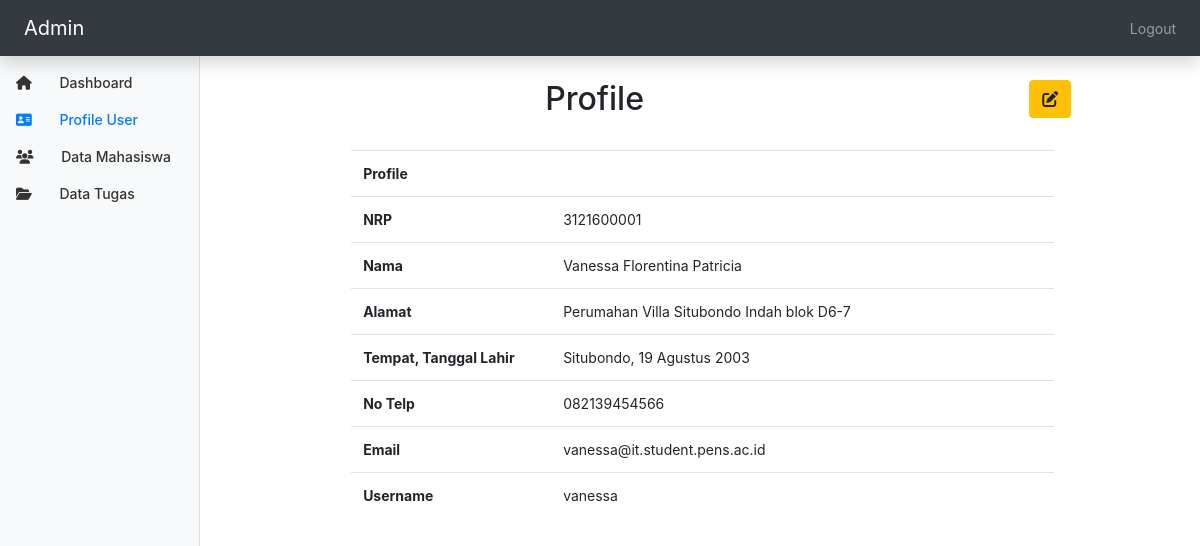
The page /profile.php (signed in) on the database its author committed.
### tables this page shows
CREATE TABLE `data_mahasiswa` (
  `nrp` varchar(11) NOT NULL,
  `nama` varchar(100) NOT NULL,
  `alamat` varchar(255) NOT NULL,
  `ttl` varchar(255) NOT NULL,
  `email` varchar(50) NOT NULL,
  `nohp` varchar(15) NOT NULL,
  `username` varchar(50) NOT NULL,
  `password` varchar(255) NOT NULL,
  `profil` varchar(255) DEFAULT NULL
);

### library/controller.php (called while the page is built, shortened)
<?php
    include 'opendb.php';
    function getDataByUsername($username){
        global $conn;
        $data = "SELECT * FROM data_mahasiswa WHERE username='$username'";
        $result = mysqli_query($conn, $data);
        $rows = [];
        while($row = mysqli_fetch_assoc($result)){
            $rows[] = $row;
        }
        return $rows;
    }
?>

### profile.php (the view, shortened to what this page needs)
<?php
    require 'library/controller.php';
    if (!isset($_SESSION['user_is_logged_in'])) {
        header('Location: login.php');
        exit;
    } else {
        $username = $_SESSION['username'];
        $users = getDataByUsername($username);
    }
?>
<!DOCTYPE html>
<html lang="en">
<head>
    <link rel="stylesheet" href="https://cdn.jsdelivr.net/npm/bootstrap@4.6.1/dist/css/bootstrap.min.css">
    <link href="assets/style.css" rel="stylesheet">
</head>
<body>
    <nav class="navbar navbar-dark sticky-top bg-dark flex-md-nowrap p-2 shadow">
        <span class="navbar-brand col-md-3 col-lg-2 mr-0 px-3">Admin</span>
        <ul class="navbar-nav px-3">
            <li class="nav-item text-nowrap">
                <a class="nav-link" href="logout.php">Logout</a>
            </li>
        </ul>
    </nav>
    <div class="container-fuild">
        <div class="row">
            <nav id="sidebarMenu" class="col-md-3 col-lg-2 d-md-block bg-light sidebar collapse">
                <div class="sidebar-sticky pt-3">
                    <ul class="nav flex-column">
                    <li class="nav-item">
                            <a class="nav-link" href="index.php">
                                <i class="fa-solid fa-house mr-4"></i>
                                Dashboard
                            </a>
                        </li>
                        <li class="nav-item">
                            <a class="nav-link active" href="profile.php">
                                <i class="fa-solid fa-address-card mr-4"></i>
                                Profile User <span class="sr-only">(current)</span>
                            </a>
                        </li>
                        <li class="nav-item">
                            <a class="nav-link" href="data_mahasiswa.php">
                                <i class="fa-solid fa-users mr-4"></i>
                                Data Mahasiswa
                            </a>
                        </li>
                        <li class="nav-item">
                            <a class="nav-link" href="data_tugas.php">
                                <i class="fa-solid fa-folder-open mr-4"></i>
                                Data Tugas
                            </a>
                        </li>
                    </ul>
                </div>
            </nav>
            <main role="main" class="col-md-9 ml-sm-auto col-lg-10 px-md-4">
                <div class="row">
                    <div class="col d-flex justify-content-center flex-wrap flex-md-nowrap align-items-center pt-4 pb-2 mx-4">
                        <h2>Profile</h2>
                    </div>
                    <div class="col col-lg-2 mt-4 mx-4">
                        <a href="update_profil.php" class="btn btn-warning"><i class="fa-solid fa-pen-to-square"></i></a>
                    </div>
                </div>
                <div class="container mt-3" style="width: 75%;">
                    <table class="table">
                        <?php foreach($users as $user): ?>
                            <tr>
                                <th>Profile</th>
                                <?php if($user['profil'] == NULL): ?>
                                    <td>--Tidak ada foto--</td>
                                <?php else: ?>
                                <td><img src="assets/files/<?= $user['profil'] ?>" alt="" class="img-fluid" width="400px"></td>
                                <?php endif; ?>
                            </tr>
                            <tr>
                                <th style="width: 200px">NRP</th>
                                <td><?= $user['nrp'] ?></td>
                            </tr>
                            <tr>
                                <th>Nama</th>
                                <td><?= $user['nama'] ?></td>
                            </tr>
                            <tr>
                                <th>Alamat</th>
                                <td><?= $user['alamat'] ?></td>
                            </tr>
                            <tr>
                                <th>Tempat, Tanggal Lahir</th>
                                <td><?= $user['ttl'] ?></td>
                            </tr>
                            <tr>
                                <th>No Telp</th>
                                <td><?= $user['nohp'] ?></td>
                            </tr>
                            <tr>
                                <th>Email</th>
                                <td><?= $user['email'] ?></td>
                            </tr>
                            <tr>
                                <th>Username</th>
                                <td><?= $user['username'] ?></td>
                            </tr>
                        <?php endforeach; ?>
                    </table>
                </div>
            </main>
        </div>
    </div>
</body>
</html>

### assets/style.css (style rules this page uses)
body { font-size: .875rem; }
.sidebar { position: fixed; top: 0; bottom: 0; left: 0; z-index: 100; padding: 48px 0 0; box-shadow: inset -1px 0 0 rgba(0, 0, 0, .1); }
.sidebar-sticky { position: relative; top: 0; height: calc(100vh - 48px); padding-top: .5rem; overflow-x: hidden; overflow-y: auto; }
.sidebar .nav-link { font-weight: 500; color: #333; }
.sidebar .nav-link.active { color: #007bff; }

### rows shown on the page
data_mahasiswa: nrp "3121600001", nama "Vanessa Florentina Patricia", alamat "Perumahan Villa Situbondo Indah blok D6-7", ttl "Situbondo, 19 Agustus 2003", nohp "082139454566", email "vanessa@it.student.pens.ac.id", username "vanessa"
